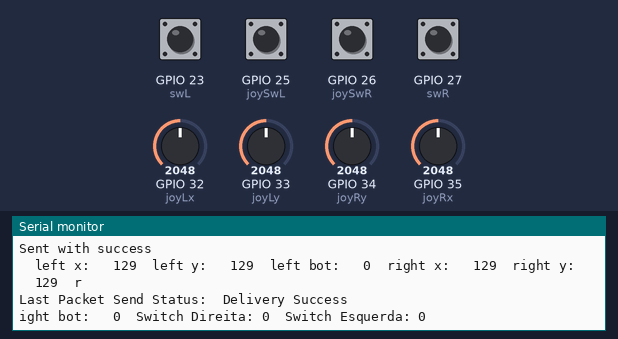
This sketch was run on a simulated ESP32. Shown: the last lines printed to the serial monitor. Inputs (shaded band) come from the test bench; at power-on: GPIO 23 (swL), GPIO 25 (joySwL), GPIO 26 (joySwR), GPIO 27 (swR) HIGH, GPIO 32 (joyLx) = 2048, GPIO 33 (joyLy) = 2048, GPIO 34 (joyRy) = 2048, GPIO 35 (joyRx) = 2048.

Above: at 1.2 s.
1.3 s: GPIO 32 (joyLx) set to 1331
At 1.5 s:
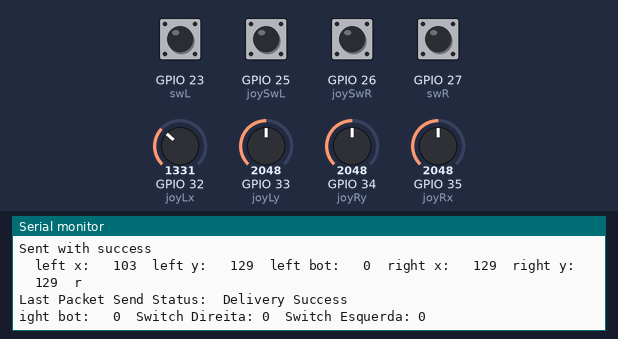
2.8 s: GPIO 32 (joyLx) set to 1224
At 3.01 s:
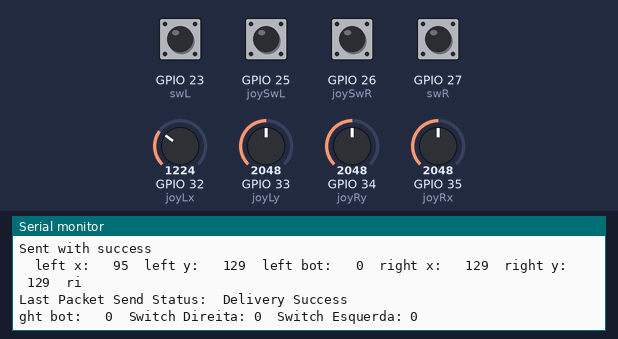
4.3 s: GPIO 33 (joyLy) set to 1359
At 4.52 s:
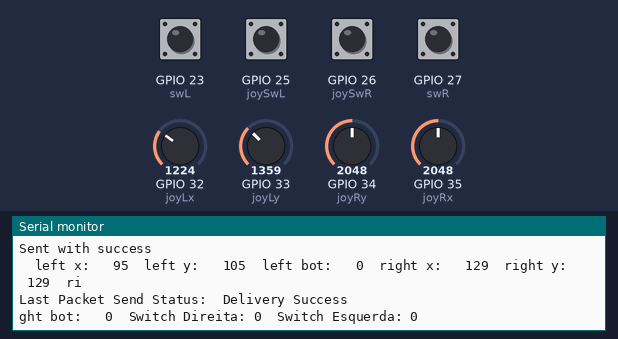
5.8 s: GPIO 33 (joyLy) set to 1254
At 6.03 s:
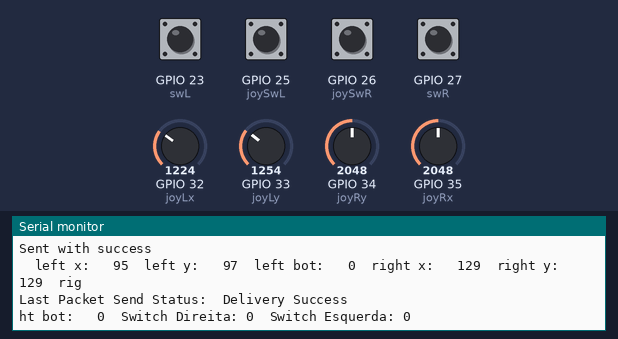
7.4 s: GPIO 34 (joyRy) set to 1350
At 7.54 s:
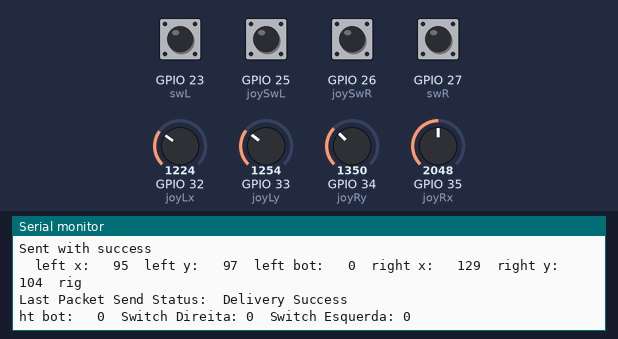
8.9 s: GPIO 34 (joyRy) set to 1233
At 9.05 s:
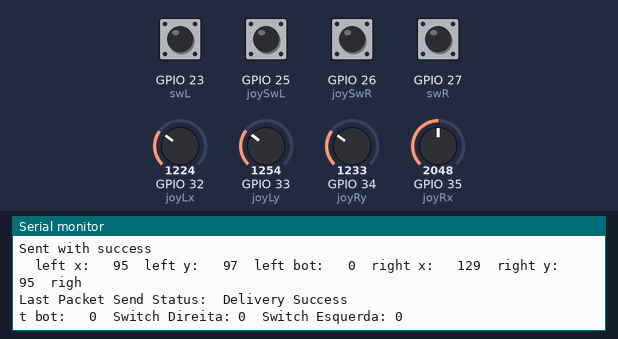

The sketch:

ControleAntena.ino
```cpp
#include <esp_now.h>
#include <WiFi.h>

#define joyRx 35
#define joyRy 34
#define joySwR 26 //Botão joystick direita
#define joyLx 32
#define joyLy 33
#define joySwL 25 //Botão joystick esquerda
#define swR 27 // seitch direita
#define swL 23 // switch esquerda

// REPLACE WITH YOUR RECEIVER MAC Address
uint8_t broadcastAddress[] =  {0x48,0x55,0x19,0xE1,0x32,0xD0};
// uint8_t broadcastAddress[] =  {0x48,0x55,0x19,0xE4,0x81,0x51};
//48:55:19:E4:81:51 Placa TESTE
//48:55:19:e1:32:D0 Placa BARCO


// Structure example to send data
// Must match the receiver structure
typedef struct struct_message {
  byte leftX;
  byte leftY;
  byte leftBot;
  byte rightX;
  byte rightY;
  byte rightBot;
  byte swDir;
  byte swEsq;
} struct_message;

// Create a struct_message called myData
struct_message myData;

esp_now_peer_info_t peerInfo;

// callback when data is sent
void OnDataSent(const uint8_t *mac_addr, esp_now_send_status_t status) {
  Serial.print("\r\nLast Packet Send Status:\t");
  Serial.println(status == ESP_NOW_SEND_SUCCESS ? "Delivery Success" : "Delivery Fail");
}

int mapAndAdjustJoystickDeadBandValues(int value, bool reverse)
{
  if (value >= 2000)
  {
    value = map(value, 2000, 4095, 127, 255);
  }
  else if (value <= 1650)
  {
    value = (value == 0 ? 0 : map(value, 1650, 0, 127, 0));
  }
  else
  {
    value = 127;
  }

  if (reverse)
  {
    value = 254 - value;
  }
  //Serial.println(value);
  return value;
}

void setup() {
  // Init Serial Monitor
  Serial.begin(115200);

  // Set device as a Wi-Fi Station
  WiFi.mode(WIFI_STA);

  // Init ESP-NOW
  if (esp_now_init() != ESP_OK) {
    Serial.println("Error initializing ESP-NOW");
    return;
  }

  // Once ESPNow is successfully Init, we will register for Send CB to
  // get the status of Trasnmitted packet
  esp_now_register_send_cb(OnDataSent);

  // Register peer
  memcpy(peerInfo.peer_addr, broadcastAddress, 6);
  peerInfo.channel = 0;
  peerInfo.encrypt = false;

  // Add peer
  if (esp_now_add_peer(&peerInfo) != ESP_OK){
    Serial.println("Failed to add peer");
    return;
  }

  pinMode(swR,INPUT_PULLUP);
  pinMode(swL,INPUT_PULLUP);
  pinMode(joySwR,INPUT_PULLUP);
  pinMode(joySwL,INPUT_PULLUP);

}

void loop() {
  // Set values to send
  myData.leftX    = mapAndAdjustJoystickDeadBandValues(analogRead(joyLx), false);
  myData.leftY    = mapAndAdjustJoystickDeadBandValues(analogRead(joyLy), false);
  myData.rightX    = mapAndAdjustJoystickDeadBandValues(analogRead(joyRx), false);
  myData.rightY    = mapAndAdjustJoystickDeadBandValues(analogRead(joyRy), false);
  myData.rightBot   = !digitalRead(joySwL);
  myData.leftBot   = !digitalRead(joySwR);
  myData.swEsq   = !digitalRead(swL);
  myData.swDir   = !digitalRead(swR);


  // Send message via ESP-NOW
esp_err_t result = esp_now_send(broadcastAddress, (uint8_t *) &myData, sizeof(myData));

  if (result == ESP_OK) {
    Serial.println("Sent with success");
  }
  else {
    Serial.println("Error sending the data");
  }
// CAMADA DE TESTE DE DEAD RANGE
  // Serial.print("Direita X = ");
  // Serial.print(analogRead(joyRx));
  // Serial.print("  Direita Y = ");
  // Serial.println(analogRead(joyRy));
  // Serial.print("Esquerda X = ");
  // Serial.print(analogRead(joyLx));
  // Serial.print("  Esquerda Y = ");
  // Serial.println(analogRead(joyLy));

// CAMADA TESTE MAPEAMENTO
  Serial.print("  left x:   ");
  Serial.print(myData.leftX);
  Serial.print("  left y:   ");
  Serial.print(myData.leftY);
  Serial.print("  left bot:   ");
  Serial.print(myData.leftBot);
  Serial.print("  right x:   ");
  Serial.print(myData.rightX);
  Serial.print("  right y:   ");
  Serial.print(myData.rightY);
  Serial.print("  right bot:   ");
  Serial.print(myData.rightBot);
  Serial.print("  Switch Direita: ");
  Serial.print(myData.swDir);
  Serial.print("  Switch Esquerda: ");
  Serial.println(myData.swEsq);

  delay(125);
}
```

Measured:
- the behaviour switches between 1287 and 1286 on GPIO 32 (joyLx) (found by bisection; images 1 and 2)
- the behaviour switches between 1287 and 1286 on GPIO 33 (joyLy) (found by bisection; images 3 and 4)
- the behaviour switches between 1287 and 1286 on GPIO 34 (joyRy) (found by bisection; images 5 and 6)
- after the input at 1.3 s, the serial monitor: prints a new line after 0.07 s (image 1)
- after the input at 2.8 s, the serial monitor: prints a new line after 0.08 s (image 2)
- after the input at 4.3 s, the serial monitor: prints a new line after 0.09 s (image 3)
- after the input at 5.8 s, the serial monitor: prints a new line after 0.10 s (image 4)
- after the input at 7.4 s, the serial monitor: prints a new line at once (image 5)
- after the input at 8.9 s, the serial monitor: prints a new line at once (image 6)
